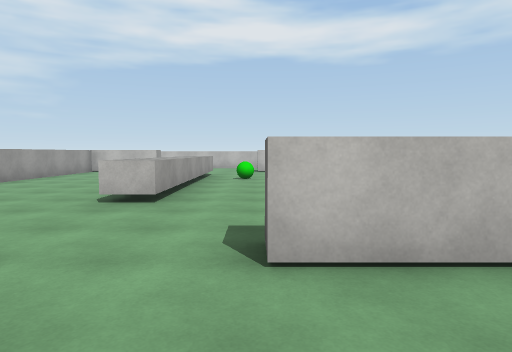
[1] (above)

12 first-person views from a walk through a scene from a Unity 3-D project. The camera is 1.5 m above the floor, tilts 4° down and sees 75° across. The floor is counted in squares, 2 m on a side. Each view is taken from the middle of a square. On the plan, view 1 faces up. The plan holds only what a view shows up to about 11 squares ahead; the rest is blank. Surface patterns are stand-ins for the level's own textures.

[2]
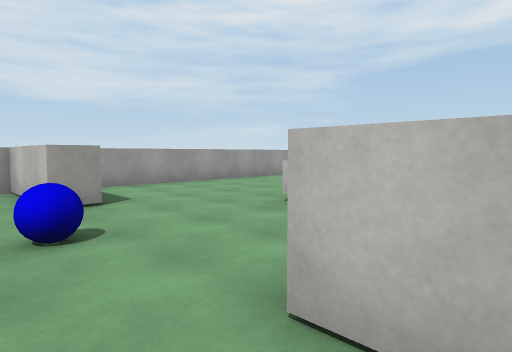

[3]
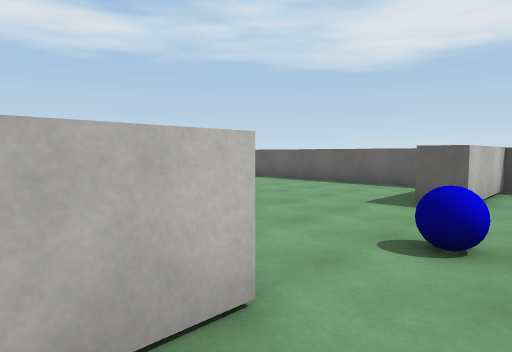

[4]
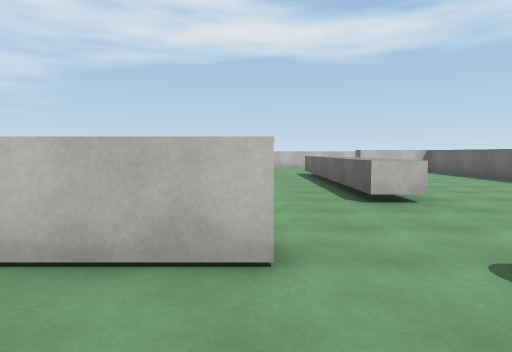

[5]
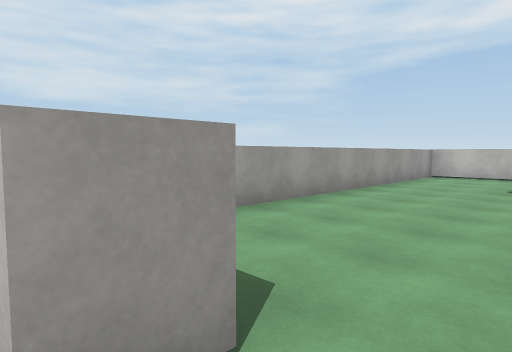

[6]
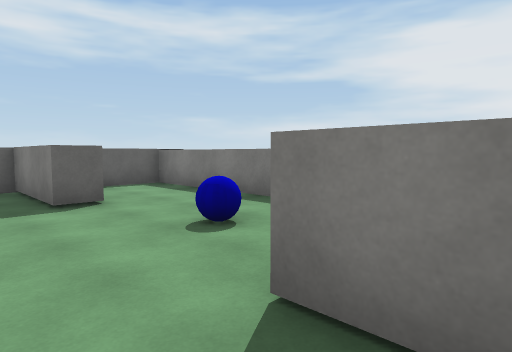

[7]
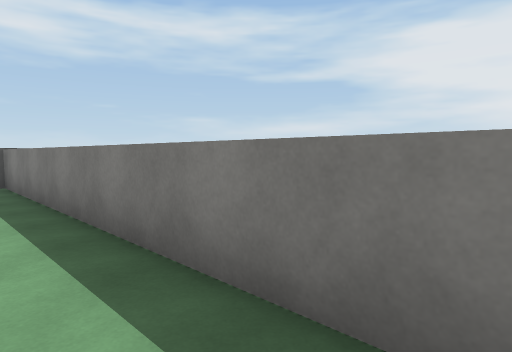

[8]
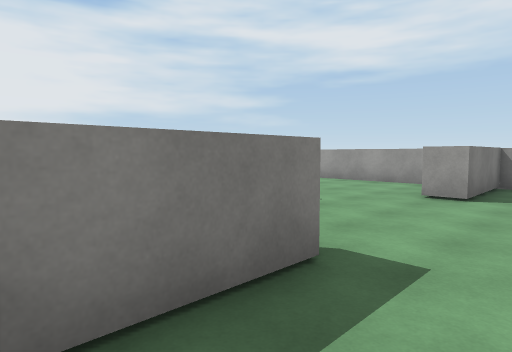

[9]
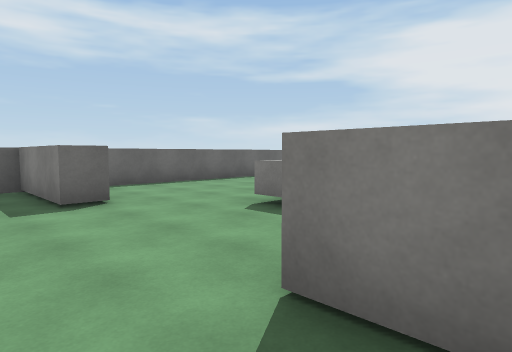

[10]
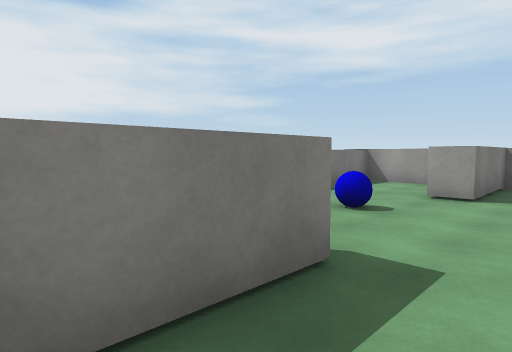

[11]
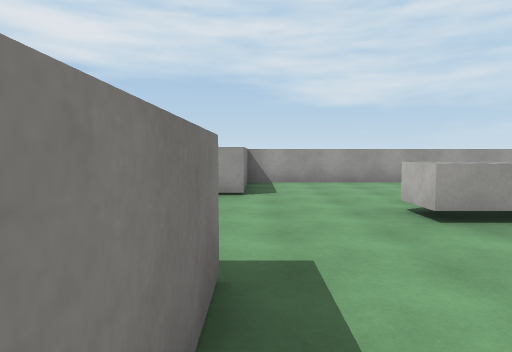

[12]
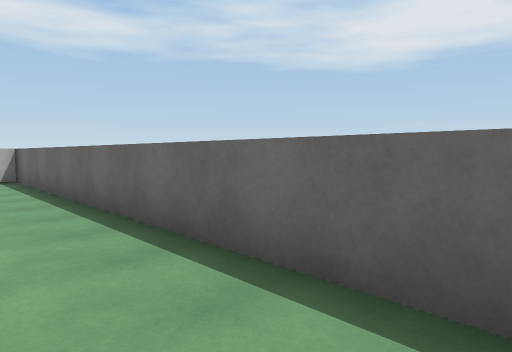

### Floor plan
Key: @ floor where view 1 was taken; # wall or solid block; . floor; = window, fence, low wall or low ledge; ^ raised ledge.
Columns run from 7 left of view 1 to 3 right of it. Each row starts with its distance up from view 1.
 15   ........
 14 #.........#
 13 ####....###
 12 #.........#
 11 #....^....#
 10 #.. .^.=..#
  9 #....^....#
  8 #....^....#
  7 #....^....#
  6 #....^....#
  5 #....^....#
  4 #.........#
  3 #.........#
  2 ####.=..###
  1 #.........#
  0 #......@..#
 -1 ###########

Positions as (right, up) in squares from view 1, and headings:
1: (0, 0), facing up
2: (1, 1), facing up-left
3: (-5, 1), facing up-right
4: (-4, 0), facing up
5: (-3, 2), facing up-left
6: (-5, 4), facing down-right
7: (-6, 1), facing down-right
8: (2, 15), facing down-left
9: (-5, 15), facing down-right
10: (2, 4), facing down-left
11: (2, 3), facing left
12: (1, 3), facing up-right
